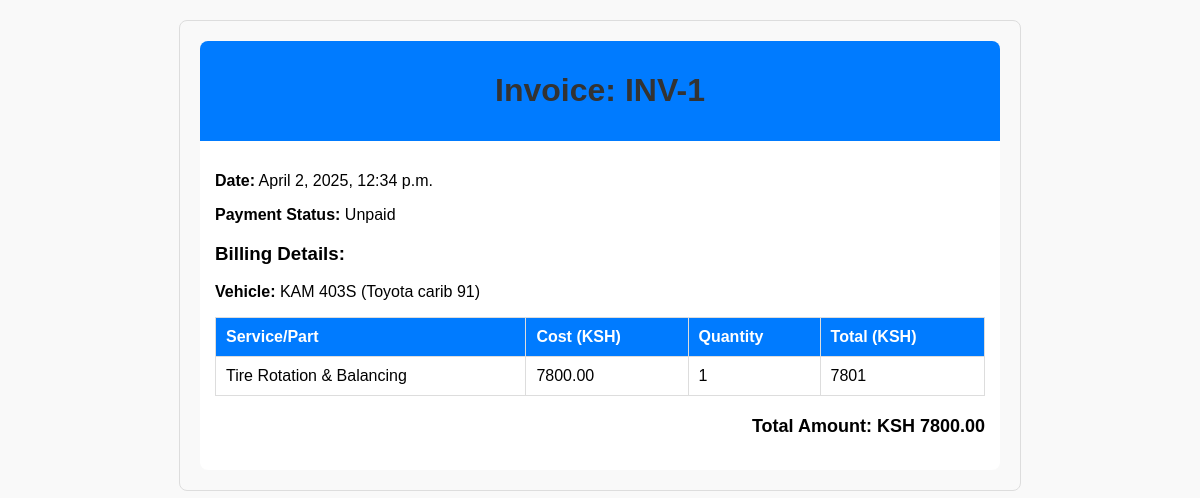
Screenshot of /billing/generate_invoice/1/ with the database file from the repository.
### billing/models.py (models this page shows, shortened)
class Invoice(models.Model):
    billing = models.OneToOneField(Billing, on_delete=models.CASCADE)
    invoice_number = models.CharField(max_length=50, unique=True, blank=True)
    date_created = models.DateTimeField(auto_now_add=True)
    total_amount = models.DecimalField(max_digits=10, decimal_places=2)
    payment_status = models.CharField(max_length=20, choices=[('Paid', 'Paid'), ('Unpaid', 'Unpaid')], default='Unpaid')

class Billing(models.Model):
    booking = models.ForeignKey(Booking, on_delete=models.CASCADE, null=True, blank=True, related_name="billings")
    part = models.ForeignKey(Part, on_delete=models.SET_NULL, null=True, blank=True, related_name="bookings")
    part_quantity = models.IntegerField(default=1)
    total_cost = models.DecimalField(max_digits=10, decimal_places=2, blank=True, null=True)  # Ensuring no NULL values
    payment_method = models.CharField(max_length=50)
    payment_amount = models.DecimalField(max_digits=10, decimal_places=2)

class Booking(models.Model):
    user = models.ForeignKey(CustomUser, on_delete=models.CASCADE,  related_name="customer_bookings",null=True,blank=True)
    vehicle = models.ForeignKey(Vehicle, on_delete=models.CASCADE, related_name="bookings")
    service = models.ForeignKey(Service, on_delete=models.CASCADE, related_name="bookings" )
    created_at = models.DateTimeField(auto_now_add=True)  # Timestamp of booking

class Vehicle(models.Model):
    customer = models.ForeignKey(Customer, on_delete=models.CASCADE)
    make = models.CharField(max_length=50)
    model = models.CharField(max_length=50)
    registration_number = models.CharField(max_length=20, unique=True)
    year = models.PositiveIntegerField()
    color = models.CharField(max_length=50, default="Unknown")
    insurance_company = models.CharField(max_length=100, null=True)

class Service(models.Model):
    name = models.CharField(max_length=100)
    cost = models.DecimalField(max_digits=10, decimal_places=2)

### billing/views.py (the view)
# urls.py: path('generate_invoice/<int:billing_id>/', generate_invoice, name='generate_invoice'),
def generate_invoice(request, billing_id):
    billing = get_object_or_404(Billing, id=billing_id)
    try:
        invoice = billing.invoice
    except Invoice.DoesNotExist:
        invoice_number = generate_invoice_number()  # Generate a unique invoice number
        invoice = Invoice.objects.create(
            billing=billing,
            invoice_number=invoice_number,
            total_amount=billing.total_cost,
            date_created=timezone.now(),
        )
    return render(request, "billing/invoice.html", {"invoice": invoice, "billing": billing})

### billing/templates/billing/invoice.html (shortened to what this page needs)
<!DOCTYPE html>
<html lang="en">
<head>
</head>
<body>
    <div class="invoice-header">
        <h1>Invoice: {{ invoice.invoice_number }}</h1>
    </div>
    <div class="invoice-details">
        <p class="info"><strong>Date:</strong> {{ invoice.date_created }}</p>
        <p class="info"><strong>Payment Status:</strong> {{ invoice.payment_status }}</p>
        <h3>Billing Details:</h3>
        <p><strong>Vehicle:</strong> {% if billing.booking.vehicle %}{{ billing.booking.vehicle.registration_number }} ({{ billing.booking.vehicle.make }} {{ billing.booking.vehicle.model }}){% else %}Not Available{% endif %}</p>
        <table>
            <thead>
                <tr>
                    <th>Service/Part</th>
                    <th>Cost (KSH)</th>
                    <th>Quantity</th>
                    <th>Total (KSH)</th>
                </tr>
            </thead>
            <tbody>
                <tr>
                    <td>{{ billing.booking.service.name }}</td>
                    <td>{{ billing.booking.service.cost }}</td>
                    <td>{{ billing.part_quantity }}</td>
                    <td>{{ billing.booking.service.cost|add:billing.part_quantity }}</td>
                </tr>
            </tbody>
        </table>
        <p class="total">Total Amount: KSH {{ invoice.total_amount }}</p>
    </div>
</body>
</html>

### billing/templates/billing/invoice.html (style rules this page uses)
body { font-family: Arial, sans-serif; max-width: 800px; margin: 20px auto; padding: 20px; border: 1px solid #ddd; border-radius: 8px; background-color: #f9f9f9; }
h1 { color: #333; text-align: center; }
.invoice-header { text-align: center; padding: 10px; background: #007bff; color: #fff; border-radius: 8px 8px 0 0; }
.invoice-details { padding: 15px; background: #fff; border-radius: 0 0 8px 8px; }
.info { margin-bottom: 10px; }
table { width: 100%; border-collapse: collapse; margin-top: 15px; }
table, th, td { border: 1px solid #ddd; }
th, td { padding: 10px; text-align: left; }
th { background: #007bff; color: #fff; }
.total { font-size: 18px; font-weight: bold; text-align: right; margin-top: 20px; }

### rows the page displays
Invoice: invoice_number "INV-1", date_created "April 2, 2025, 12:34 p.m.", payment_status "Unpaid", total_amount "7800.00"
Billing: booking.vehicle.registration_number "KAM 403S", booking.vehicle.make "Toyota", booking.vehicle.model "carib 91", booking.service.name "Tire Rotation & Balancing", booking.service.cost "7800.00", part_quantity "1", booking.service.cost|add "7801"
